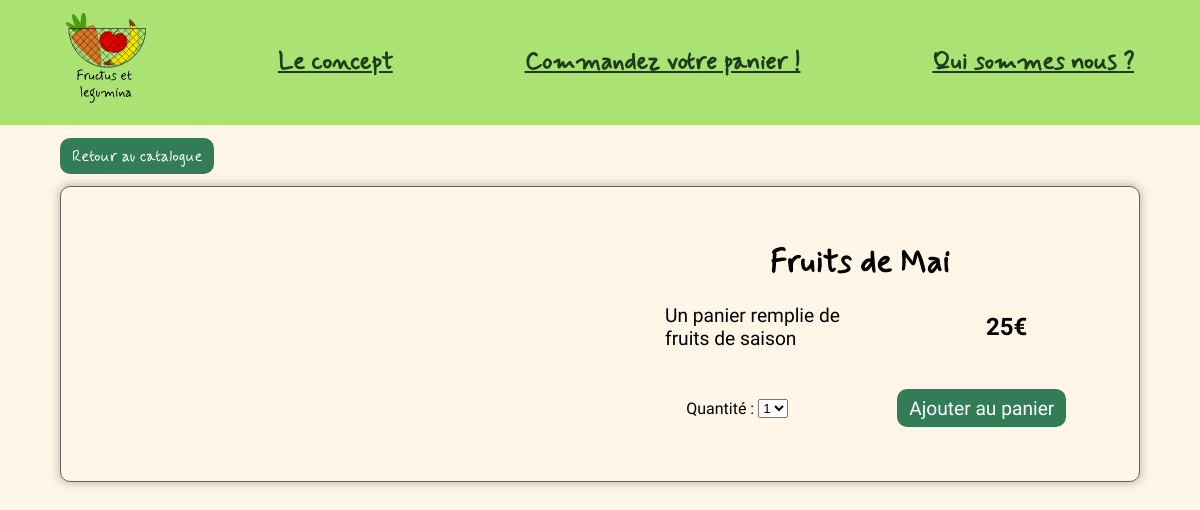
/article.php?id=13, run on the app's committed database.
### tables this page shows
create table if not exists `203_formules` (
    `id_formule` bigint primary key auto_increment,
    `nom_formule` tinytext,
    `prix` tinyblob,
    `periode` tinyblob,
     
    `description_formule` mediumtext
);

### article.php (the view, shortened to what this page needs)
<!DOCTYPE html>
<html lang="fr">
<head>
    <link rel="stylesheet" href="style.css">
</head>
<body>
    <header>
        <nav id="navigation">
            <a href="./index.php" class="logo"><img src="./photos/logo.svg" alt="Accueil"></a>
            <a href="./concept.php">Le concept</a>
            <a href="./catalogue.php">Commandez votre panier&nbsp;!</a>
            <a href="./quisommesnous.php">Qui sommes nous&nbsp;?</a>
        </nav>
    </header>
    <?php
    if ($_GET['id']) {
        require('./bdconnect.php');
        $requete = "SELECT * FROM `zarka_resaweb`.`203_formules` where id_formule = " . $_GET['id'] . ";";
        $stmt = $db->query($requete);
        $result = $stmt->fetch(PDO::FETCH_ASSOC);
        ?>
        <div class="lien"><a class="lienFormule" href="./catalogue.php">Retour au catalogue</a></div>
        <div class="produit">
            <div class="produitTexte">
                <h1 class="top titre" id="top">
                    <?= $result["nom_formule"]; ?>
                </h1>
                <p>
                    <?= $result['description_formule']; ?>
                </p>
                <p class="prix">
                    <?= $result['prix']; ?>€
                </p>
                <div class="quantite">
                    <label for="quantite">Quantité :&nbsp;</label>
                    <select name="quantite" id="quantite">
                        <option value="1">1</option>
                    </select>
                </div>
                <?php
                if ($result["periode"]== date("m")){
                    echo('<div class="lien"><p class="lienFormule panier" id="'.$result["id_formule"].'">Ajouter au panier</p></div>');
                }
                else{
                    echo('<div class="lien"><p class="indisponible">Cette formule n\'est pas disponible</p></div>');
                }
                ?>
            </div>
        </div>
    <?php } else {
        header('Location: ./catalogue.php');
        exit;
    }?>
</body>
</html>

### style.css (style rules this page uses)
*, *::before, *::after { box-sizing: border-box; }
html, body { width: 100%; margin: 0; font-family: Mynerve; }
html { scroll-behavior: smooth; }
body { margin-top: 125px; background-color: #fff6e8; }
p { font-family: 'Roboto', sans-serif; ; font-size: 1.2rem; width: 60%; margin-right: auto; margin-left: auto; }
nav { top: 0; display: flex; background-color: #AAE273; position: fixed; z-index: 300; width: 100%; overflow: hidden; height: 125px; }
nav img { width: 80px; }
nav a { font-size: 1.5rem; text-align: center; color: #1E3C1D; font-weight: bold; align-self: center; transition: 0.8s; border-radius: 10px; margin: 5px auto; padding: 10px 15px; }
.titre { margin-right: auto; margin-left: auto; width: 300px; text-align: center; font-size: 2rem; }
.top { padding-top: 20px; margin-top: 0px; }
.lienFormule { text-decoration: none; color: white; background-color: #327D58; cursor: pointer; border-radius: 10px; padding: 7.5px 12px; transition: 0.5s; width: fit-content; text-align: center; }
.prix { font-weight: 700; text-align: center; font-size: 1.5rem; }
.produit { display: flex; flex-wrap: wrap; padding: 20px; border: rgb(96, 96, 96) solid 1px; box-shadow: 0px 0px 10px 1px rgba(119, 119, 119, 0.5); -moz-box-shadow: 0px 0px 10px 1px rgba(119, 119, 119, 0.5); -webkit-box-shadow: 0px 0px 10px 1px rgba(119, 119, 119, 0.5); border-radius: 10px; width: 90%; margin-right: auto; margin-left: auto; }
.produit>*:not(img) { width: 50%; }
.lien { margin-bottom: 20px; height: fit-content; margin-left: 5%; padding-top: 20px; }
.produitTexte { display: flex; flex-wrap: wrap; padding: 15px; justify-content: space-around; align-items: center; gap: 20px 0; }
.produitTexte>* { margin: 0; }
.produitTexte h1 { width: 100%; text-align: center; height: fit-content; }
.produitTexte p:not(.lienFormule) { width: 50%; padding-left: 50px; }
.produitTexte div { justify-content: center; display: flex; width: 50%; padding: 0; }
label { font-family: 'roboto', sans-serif; }

### data on the page
203_formules: nom_formule "Fruits de Mai", description_formule "Un panier remplie de fruits de saison", prix "25"
